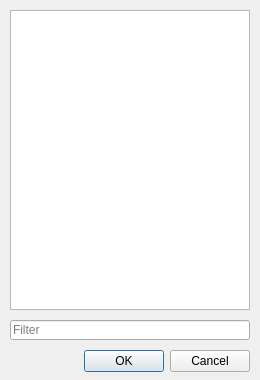
<?xml version="1.0" encoding="UTF-8"?>
<ui version="4.0">
 <class>ListDialog</class>
 <widget class="QDialog" name="ListDialog">
  <property name="geometry">
   <rect>
    <x>0</x>
    <y>0</y>
    <width>260</width>
    <height>380</height>
   </rect>
  </property>
  <property name="windowTitle">
   <string>Select an item...</string>
  </property>
  <widget class="QDialogButtonBox" name="buttonBox">
   <property name="geometry">
    <rect>
     <x>10</x>
     <y>345</y>
     <width>240</width>
     <height>32</height>
    </rect>
   </property>
   <property name="layoutDirection">
    <enum>Qt::LeftToRight</enum>
   </property>
   <property name="orientation">
    <enum>Qt::Horizontal</enum>
   </property>
   <property name="standardButtons">
    <set>QDialogButtonBox::Cancel|QDialogButtonBox::Ok</set>
   </property>
  </widget>
  <widget class="QListWidget" name="choiceList">
   <property name="geometry">
    <rect>
     <x>10</x>
     <y>10</y>
     <width>240</width>
     <height>300</height>
    </rect>
   </property>
   <property name="sizePolicy">
    <sizepolicy hsizetype="MinimumExpanding" vsizetype="MinimumExpanding">
     <horstretch>0</horstretch>
     <verstretch>0</verstretch>
    </sizepolicy>
   </property>
   <property name="minimumSize">
    <size>
     <width>240</width>
     <height>280</height>
    </size>
   </property>
   <property name="verticalScrollMode">
    <enum>QAbstractItemView::ScrollPerPixel</enum>
   </property>
  </widget>
  <widget class="MOBase::LineEditClear" name="filterEdit">
   <property name="geometry">
    <rect>
     <x>10</x>
     <y>320</y>
     <width>240</width>
     <height>20</height>
    </rect>
   </property>
   <property name="text">
    <string/>
   </property>
   <property name="placeholderText">
    <string>Filter</string>
   </property>
  </widget>
 </widget>
 <customwidgets>
  <customwidget>
   <class>MOBase::LineEditClear</class>
   <extends>QLineEdit</extends>
   <header>lineeditclear.h</header>
  </customwidget>
 </customwidgets>
 <resources/>
 <connections>
  <connection>
   <sender>buttonBox</sender>
   <signal>accepted()</signal>
   <receiver>ListDialog</receiver>
   <slot>accept()</slot>
   <hints>
    <hint type="sourcelabel">
     <x>248</x>
     <y>254</y>
    </hint>
    <hint type="destinationlabel">
     <x>157</x>
     <y>274</y>
    </hint>
   </hints>
  </connection>
  <connection>
   <sender>buttonBox</sender>
   <signal>rejected()</signal>
   <receiver>ListDialog</receiver>
   <slot>reject()</slot>
   <hints>
    <hint type="sourcelabel">
     <x>316</x>
     <y>260</y>
    </hint>
    <hint type="destinationlabel">
     <x>286</x>
     <y>274</y>
    </hint>
   </hints>
  </connection>
 </connections>
</ui>
